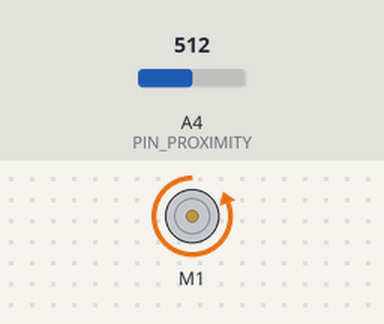
The sketch below on a simulated Arduino Uno, built with avr-gcc and run on an emulated ATmega328P. Parts: DC motor (green arrow = forward, orange = backward, longer = faster). The inputs (shaded band) are chosen by the test bench; at power-on: A4 (PIN_PROXIMITY) = 512.

Above: at 0.5 s.
At 4.7 s:
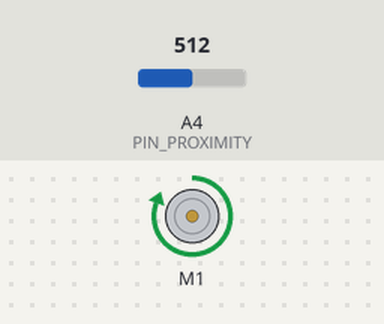
Timing chart, 0 to 6.4 s (numbered marks = the images above):
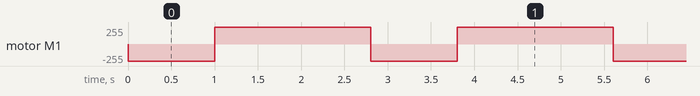

The sketch:

novaspace_morph.ino
```cpp
/**
 * NOVASPACE - Morph
 * @author: Fernando Obieta - blanktree.ch, Lukas Siegele & Fabrice Spahn
 * @date: 161103
 * @version: 0.26
 */

// Includes
#include "DualVNH5019MotorShield.h"

// Constants
const int INTERVAL_UPDATE_MORPH = 125; // in ms
const int INTERVAL_UPDATE_LS = 375; // in ms
const int EMPTY_DISTANCE = 90;

// Variables
unsigned long currentTime;
unsigned long lastUpdateMorph;
long distance;
boolean direction;

// Testing

void setup() {

	// Start serial for debugging
	// Serial.begin(9600);

	// init variables
	currentTime = 0;
	lastUpdateMorph = 0;
	distance = 100;
	direction = false;

	// start setup function of all other classes
	proximitySetup();
	morphSetup();
}

void loop() {

	// save the current time in a variable
	currentTime = millis();

	// is the distance shorter than the empty distance
	direction = distance > EMPTY_DISTANCE;

	// get the current reading of the proximity sensor for the distance variable
	proximityLoop();

	morphLoop();
}
```

morph.ino
```cpp
/**
 * NOVASPACE - Morph
 * @author: Fernando Obieta - blanktree.ch, Lukas Siegele & Fabrice Spahn
 * @date: 161101
 * @version: 0.20
 */

// Constants
const int MORPH_FADE_UP = 1800;
const int MORPH_FADE_DOWN = 2500;
const int MORPH_BREATH_INTERVAL = 1000;

// Variables
DualVNH5019MotorShield linearactuator;
int LAvalue;
unsigned long fadeTimer;
int fadeStatus;
int currentMorphDirection;
int lastDirection;

void morphSetup() {

	// init linear actuator object
	linearactuator.init();

	// init variables
	LAvalue = 0; // linear actuator value goes from 0 to 180
	fadeTimer = 0;
	fadeStatus = 0;
	lastDirection = 0;
	currentMorphDirection = 0;

}

void morphLoop() {

	LAvalue = direction ? 400 : -400;


	// compare last direction to current direction
	if (lastDirection != direction) {
		// reset fade process and timer
		fadeStatus = 0;
		fadeTimer = currentTime;
	}

	// assign lastDirection to current direction for the next loop comparison
	lastDirection = direction;

	if (fadeStatus) {
		currentMorphDirection = 1;

		fadeProcess(direction ? MORPH_FADE_UP : MORPH_BREATH_INTERVAL);
	} else {
		currentMorphDirection = 0;

		fadeProcess(direction ? MORPH_BREATH_INTERVAL : MORPH_FADE_DOWN);
	}

	LAvalue = currentMorphDirection ? 400 : -400;

	// position the linear actuator
	linearactuator.setM1Speed(LAvalue);
}

void morphIdle() {

}

void fadeProcess(int interval) {
	if (currentTime - fadeTimer > interval) {
		fadeStatus = !fadeStatus;
		fadeTimer = currentTime;
	}
}
```

proximity.ino
```cpp
/**
* NOVASPACE - Proximity
* @author: Fernando Obieta - blanktree.ch, Lukas Siegele & Fabrice Spahn
* @date: 161101
* @version: 0.10
*/

// Constants
const int PIN_PROXIMITY = A4;
const int INTERVAL_SENSOR = 250;

// Variables
unsigned long lastMeasurement;

void proximitySetup() {

	// init variables
	lastMeasurement = 0;
}

void proximityLoop() {

	// check if the last measurment is
	if (currentTime - lastMeasurement > INTERVAL_SENSOR) {

		distance = analogRead(PIN_PROXIMITY);

		// Serial.println(distance);

		lastMeasurement = currentTime;
	}
}
```

Measured:
- by itself, motor M1: alternates forward 255/255 for 1.8 s and backward 255/255 for 1.0 s
